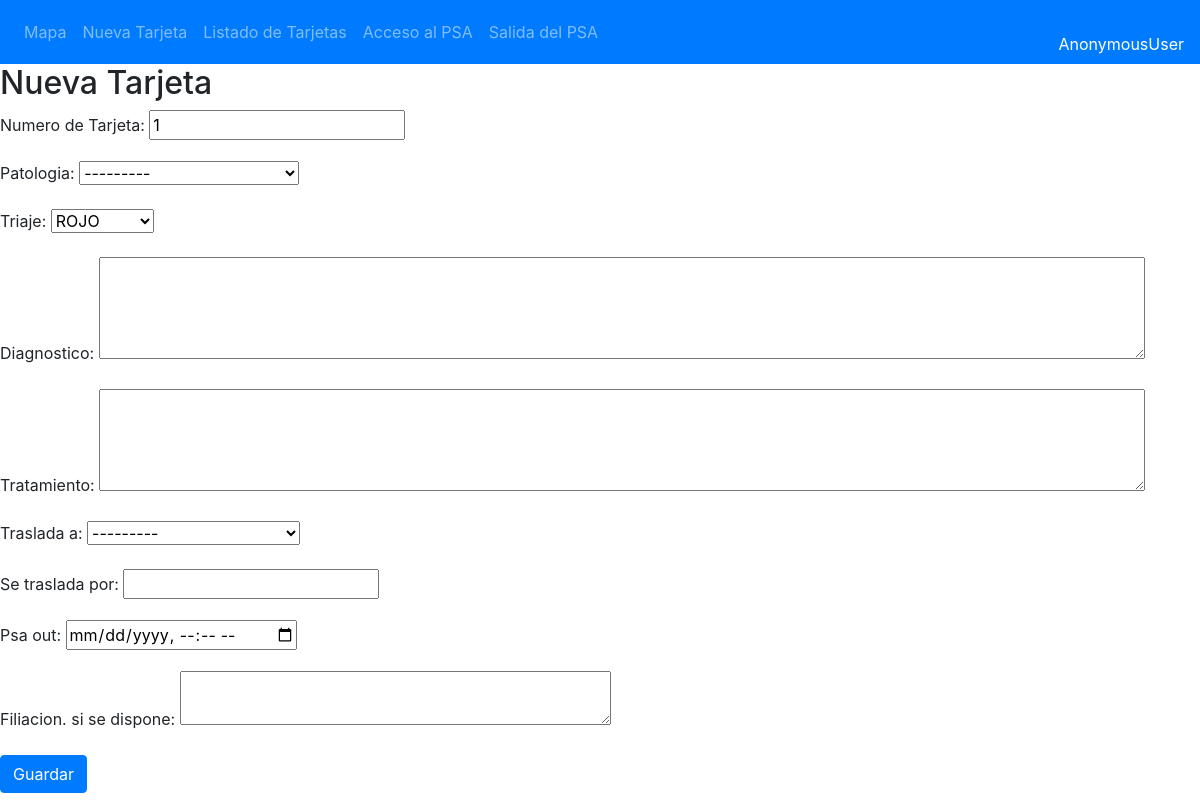
The app's page /tarjetas/tarjeta_psa_out/1/ with its own data.
### tarjetas/models.py (models this page shows, shortened)
class Tarjeta(models.Model):
    TRIAJE = (
        ('VERDE', 'VERDE'),
        ('AMARILLO','AMARILLO'),
        ('ROJO', 'ROJO'),
        ('MORADO', 'MORADO'),
        ('NEGRO', 'NEGRO'),
    )
    ESTADO_TRASLADO = (
        ('PENDIENTE', 'PENDIENTE'),
        ('SOLICITADO', 'SOLICITADO'),
        ('GESTIONADO', 'GESTIONADO'),
        ('SALIDA_PSA', 'SALIDA_PSA'),
        ('REALIZADO', 'REALIZADO'),
        ('ALTA LUGAR', 'ALTA LUGAR'),
    )
    SEXO = (
        ('HOMBRE', 'HOMBRE'),
        ('MUJER','MUJER'),
        ('NSNC', 'NS/NC'),
    )
    num_t = models.CharField(max_length=100, blank=False)
    edad = models.IntegerField(blank=True, null=True)
    sexo = models.CharField(max_length=32,choices=SEXO)
    filiacion = models.CharField(max_length=200, blank=True)
    patologia = models.ForeignKey(Patologia, models.DO_NOTHING, db_column='patologia', blank=True, null=True)
    diagnostico = models.CharField(max_length=500, blank=True)
    tratamiento = models.CharField(max_length=500, blank=True)
    traslada_a = models.ForeignKey(Destino, models.DO_NOTHING, db_column='destino', blank=True, null=True)
    traslada_por = models.CharField(max_length=50, blank=True)
    triaje_ini = models.CharField(max_length=10,choices=TRIAJE)
    triaje = models.CharField(max_length=10,choices=TRIAJE)
    estado_traslado = models.CharField(max_length=32,choices=ESTADO_TRASLADO)
    latitud = models.FloatField(blank=True, null=True)
    longitud = models.FloatField(blank=True, null=True)
    evento = models.ForeignKey(Evento, models.DO_NOTHING, db_column='evento', blank=True, null=True)
    hora_ini = models.DateTimeField(auto_now_add=True)
    psa_in = models.DateTimeField(blank=True, null=True)
    psa_out = models.DateTimeField(blank=True, null=True)
    dest_in = models.DateTimeField(blank=True, null=True)
    hora_fin = models.DateTimeField(blank=True, null=True)
    pos_psa = models.CharField(max_length=100, blank=True)
    psa = models.ForeignKey(Psa, models.DO_NOTHING, db_column='psa', blank=True, null=True)

### tarjetas/views.py (the view)
# urls.py: path('tarjeta_psa_out/<int:tarjeta_id>/', views.tarjeta_psa_out, name='tarjeta_psa_out'),
def tarjeta_psa_out(request, tarjeta_id):
    post = get_object_or_404(Tarjeta,id=tarjeta_id)
    if request.method == "POST":
        form = TarjetaPsaOutForm(request.POST.copy(), instance=post)
        if form.is_valid():
            post = form.save()
            post.estado_traslado = 'SALIDA_PSA'
            post.save()
            return redirect('roll_3', )
    else:
        form = TarjetaPsaOutForm(instance=post)
    return render(request, 'tarjetas/tarjeta_psa_out.html', {'form': form})

### tarjetas/forms.py
class TarjetaPsaOutForm(forms.ModelForm):
    class Meta:
        model = Tarjeta
        fields = ('num_t', 'patologia', 'triaje', 'diagnostico', 'tratamiento', 'traslada_a', 'traslada_por', 'psa_out', 'filiacion')
        labels = {'num_t': 'Numero de Tarjeta',
            'traslado_a': 'Se traslada a ',
            'traslada_por': 'Se traslada por',
            'filiacion': 'Filiacion. si se dispone'
            }
        widgets = {
            'num_t': forms.TextInput(attrs={'readonly': 'readonly'}),
            'psa_out': forms.DateTimeInput(attrs={'type': 'datetime-local'}, format='%d/%m/%Y %H:%M'),
            'diagnostico': forms.Textarea(attrs={'rows': 4, 'cols': 100}),  # Long text para diagnóstico
            'tratamiento': forms.Textarea(attrs={'rows': 4, 'cols': 100}),  # Long text para tratamiento
            'filiacion': forms.Textarea(attrs={'rows': 2, 'cols': 40}),  # Long text para tratamiento
        }
    def __init__(self, *args, **kwargs):
        super().__init__(*args, **kwargs)
        self.fields['psa_out'].initial = now().strftime('%d/%m/%Y %H:%M')

### tarjetas/models.py (called while the page is built)
    def __str__(self):
        return self.tipo

    def __str__(self):
        return self.lugar

### tarjetas/templates/tarjetas/tarjeta_psa_out.html (shortened to what this page needs)
{% extends "base.html" %}
  {% block content %}
  <h2>Nueva Tarjeta</h2>
  <form method="POST" class="form-group">{% csrf_token %}
    {{ form.as_p }}
    <button type="submit" class="btn btn-primary">Guardar</button>
  </form>
  {% endblock %}

### records on screen
Tarjeta: num_t "1", patologia "---------", triaje "ROJO"

### other values on screen
{{ request.user }} "AnonymousUser"
